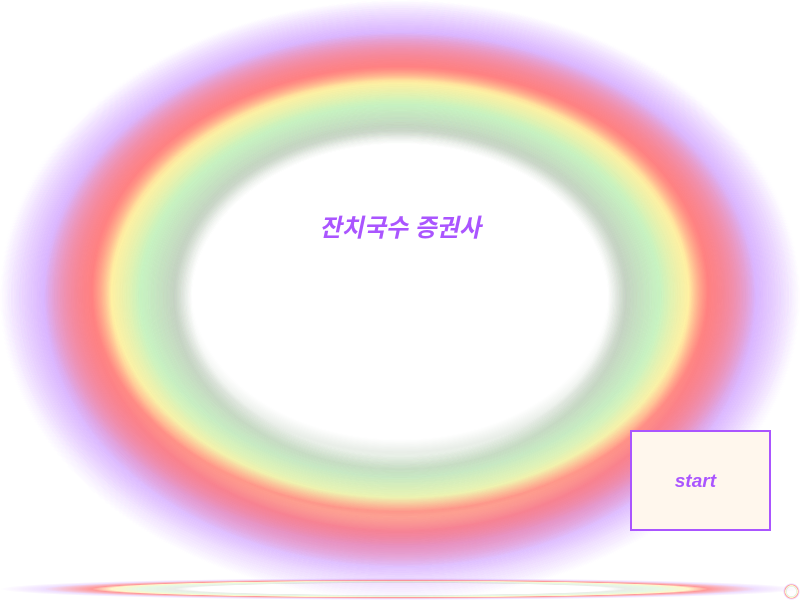
<?xml version="1.0" encoding="UTF-8"?>
<ui version="4.0">
 <class>MainWindow</class>
 <widget class="QMainWindow" name="MainWindow">
  <property name="geometry">
   <rect>
    <x>0</x>
    <y>0</y>
    <width>800</width>
    <height>600</height>
   </rect>
  </property>
  <property name="windowTitle">
   <string>MainWindow</string>
  </property>
  <property name="styleSheet">
   <string notr="true">background-color: qradialgradient(spread:pad, cx:0.5, cy:0.5, radius:0.5, fx:0.5, fy:0.5, stop:0 rgba(0, 0, 0, 0), stop:0.52 rgba(0, 0, 0, 0), stop:0.565 rgba(82, 121, 76, 33), stop:0.65 rgba(159, 235, 148, 64), stop:0.721925 rgba(255, 238, 150, 129), stop:0.77 rgba(255, 128, 128, 204), stop:0.89 rgba(191, 128, 255, 64), stop:1 rgba(0, 0, 0, 0));</string>
  </property>
  <widget class="QWidget" name="centralwidget">
   <widget class="QLabel" name="label">
    <property name="geometry">
     <rect>
      <x>240</x>
      <y>120</y>
      <width>321</width>
      <height>211</height>
     </rect>
    </property>
    <property name="tabletTracking">
     <bool>false</bool>
    </property>
    <property name="styleSheet">
     <string notr="true">background-color: transparent;
font: 9pt &quot;휴먼둥근헤드라인&quot;;

border: none;
</string>
    </property>
    <property name="text">
     <string>&lt;html&gt;&lt;head/&gt;&lt;body&gt;&lt;p align=&quot;center&quot;&gt;&lt;span style=&quot; font-size:18pt; font-weight:600; font-style:italic; color:#aa55ff;&quot;&gt;잔치국수 증권사&lt;/span&gt;&lt;/p&gt;&lt;/body&gt;&lt;/html&gt;</string>
    </property>
   </widget>
   <widget class="QPushButton" name="pushButton">
    <property name="enabled">
     <bool>true</bool>
    </property>
    <property name="geometry">
     <rect>
      <x>630</x>
      <y>430</y>
      <width>141</width>
      <height>101</height>
     </rect>
    </property>
    <property name="styleSheet">
     <string notr="true">QPushButton{
	background-color: rgb(255, 247, 237);
	gridline-color: rgb(170, 85, 255);
	border-radius: 25Px;
	border: 2px solid rgb(170, 85, 255);
}
QPushButton:hover{
	
	background-color: rgb(255, 187, 255);
	color: rgb(255, 255, 255);
}
QPushButton:pressed{
	background-color: rgb(170, 170, 255);

}</string>
    </property>
    <property name="text">
     <string/>
    </property>
    <property name="checkable">
     <bool>false</bool>
    </property>
    <property name="autoDefault">
     <bool>false</bool>
    </property>
   </widget>
   <widget class="QLabel" name="label_2">
    <property name="geometry">
     <rect>
      <x>640</x>
      <y>460</y>
      <width>111</width>
      <height>41</height>
     </rect>
    </property>
    <property name="styleSheet">
     <string notr="true">background-color: transparent;

border: none;</string>
    </property>
    <property name="text">
     <string>&lt;html&gt;&lt;head/&gt;&lt;body&gt;&lt;p align=&quot;center&quot;&gt;&lt;span style=&quot; font-size:14pt; font-weight:600; font-style:italic; color:#aa55ff;&quot;&gt;start&lt;/span&gt;&lt;/p&gt;&lt;/body&gt;&lt;/html&gt;</string>
    </property>
   </widget>
  </widget>
  <widget class="QMenuBar" name="menubar">
   <property name="geometry">
    <rect>
     <x>0</x>
     <y>0</y>
     <width>800</width>
     <height>26</height>
    </rect>
   </property>
  </widget>
  <widget class="QStatusBar" name="statusbar"/>
 </widget>
 <resources/>
 <connections/>
</ui>
